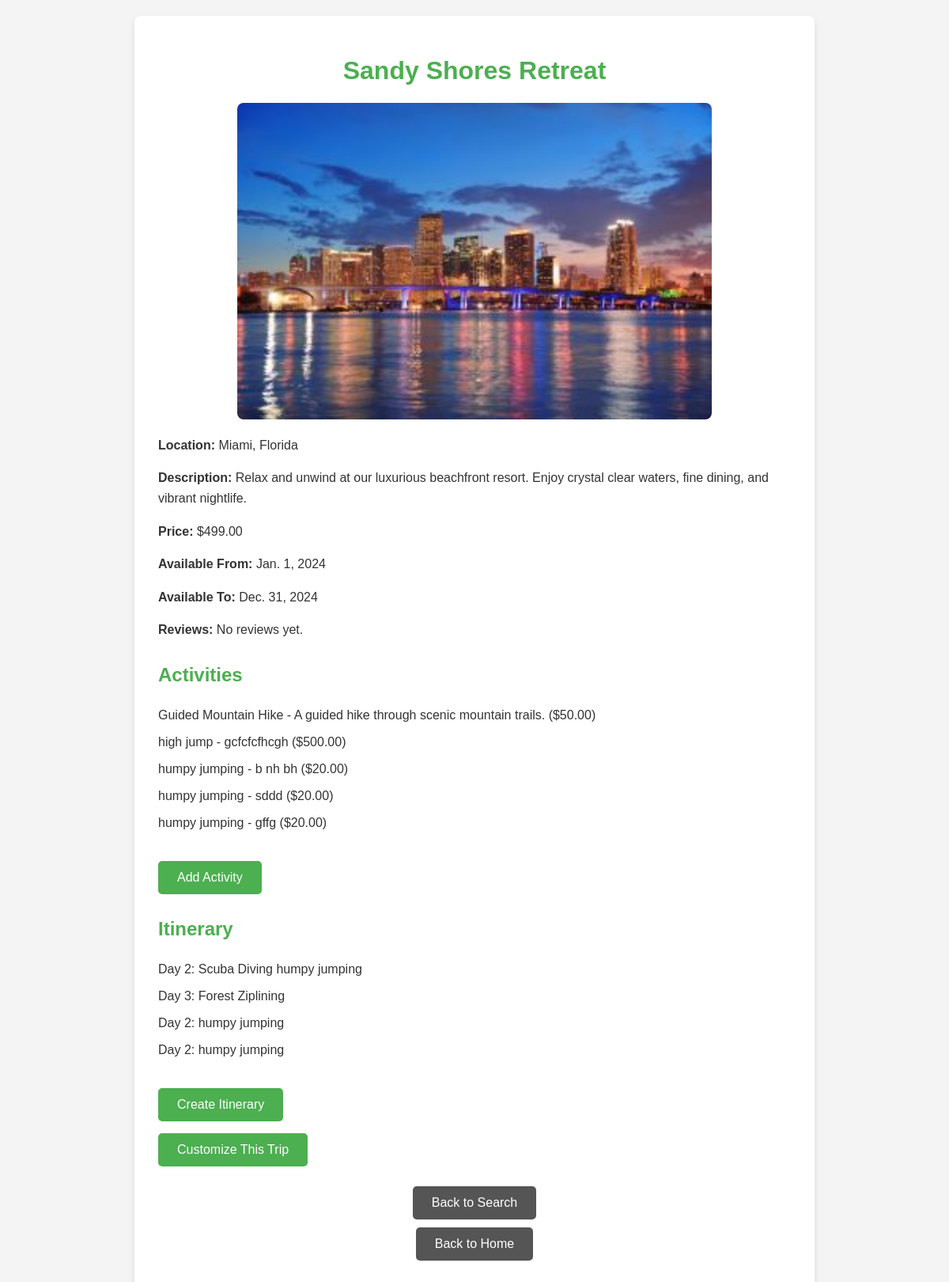
/destination/5/ (signed in), run on the app's committed database.
### Trip_app/models.py (models this page shows, shortened)
class Destination(models.Model):
    name = models.CharField(max_length=100,default='Unknown Destination')
    location = models.CharField(max_length=100,default='Unknown')
    description = models.TextField()
    price = models.DecimalField(max_digits=10, decimal_places=2)
    type = models.CharField(max_length=50, choices=[('Adventure', 'Adventure'), ('Leisure', 'Leisure')],default='Leisure')
    itinerary = models.TextField(default='Itinerary details go here')
    reviews = models.TextField(default='No reviews yet.')
    available_from = models.DateField(default='2024-01-01')
    available_to = models.DateField(default='2024-12-31')
    image = models.ImageField(upload_to='destination_images/', default='destination_images/default_image.jpg')

class Activity(models.Model):
    destination = models.ForeignKey(Destination, related_name='activities', on_delete=models.CASCADE)
    name = models.CharField(max_length=100)
    description = models.TextField()
    price = models.DecimalField(max_digits=10, decimal_places=2)
    duration = models.CharField(max_length=100)  # e.g., '2 hours', 'full day'

class Itinerary(models.Model):
    user = models.ForeignKey(User, related_name='itineraries', on_delete=models.CASCADE)
    trip = models.ForeignKey(Destination, related_name='itineraries', on_delete=models.CASCADE)
    day = models.IntegerField()
    activities = models.ManyToManyField(Activity, related_name='itineraries')

### Trip_app/views.py (the view)
# urls.py: path('destination/<int:pk>/', trip_detail, name='trip_detail'),
@login_required
def trip_detail(request, pk):
    destination = get_object_or_404(Destination, pk=pk)
    return render(request, 'Trip_app/trip_detail.html', {'destination': destination})

### Trip_app/templates/Trip_app/trip_detail.html (shortened to what this page needs)
<!DOCTYPE html>
<html lang="en">
<head>
</head>
<body>
    <div class="container">
        <h1>{{ destination.name }}</h1>
        <img src="{{ destination.image.url }}" alt="{{ destination.name }}" style="width: 100%; max-width: 600px;">
        <p><strong>Location:</strong> {{ destination.location }}</p>
        <p><strong>Description:</strong> {{ destination.description }}</p>
        <p><strong>Price:</strong> ${{ destination.price }}</p>
        <p><strong>Available From:</strong> {{ destination.available_from }}</p>
        <p><strong>Available To:</strong> {{ destination.available_to }}</p>
        <p><strong>Reviews:</strong> {{ destination.reviews }}</p>
        <h2>Activities</h2>
        <ul>
            {% for activity in destination.activities.all %}
                <li>{{ activity.name }} - {{ activity.description }} (${{ activity.price }})</li>
            {% endfor %}
        </ul>
        <a href="{% url 'add_activity' destination.id %}">Add Activity</a>
        <h2>Itinerary</h2>
        <ul>
            {% for itinerary in destination.itineraries.all %}
                <li>Day {{ itinerary.day }}:
                    {% for activity in itinerary.activities.all %}
                        {{ activity.name }}
                    {% endfor %}
                </li>
            {% endfor %}
        </ul>
        <a href="{% url 'add_itinerary' destination.id %}">Create Itinerary</a><br>
        <a href="{% url 'customize_trip' destination.pk %}">Customize This Trip</a><br>
        <div class="back-links">
            <a href="{% url 'destination_search' %}">Back to Search</a><br>
            <a href="{% url 'home' %}">Back to Home</a>
        </div>
    </div>
</body>
</html>

### Trip_app/templates/Trip_app/trip_detail.html (style rules this page uses)
body { font-family: Arial, sans-serif; background-color: #f4f4f4; margin: 0; padding: 0; color: #333; }
.container { background-color: #fff; margin: 20px auto; padding: 30px; max-width: 800px; border-radius: 8px; box-shadow: 0 4px 8px rgba(0, 0, 0, 0.1); }
h1 { text-align: center; color: #4CAF50; }
img { display: block; margin: 20px auto; max-width: 100%; border-radius: 8px; }
p { font-size: 16px; line-height: 1.6; }
strong { font-weight: bold; color: #333; }
h2 { color: #4CAF50; margin-top: 30px; }
ul { list-style-type: none; padding-left: 0; }
li { padding: 8px 0; }
a { display: inline-block; margin-top: 15px; padding: 12px 24px; background-color: #4CAF50; color: white; text-decoration: none; border-radius: 5px; font-size: 16px; transition: background-color 0.3s; }
.back-links { margin-top: 20px; text-align: center; }
.back-links a { background-color: #555; margin: 5px; }

### data on the page
Destination: name "Sandy Shores Retreat", image (picture), location "Miami, Florida", description "Relax and unwind at our luxurious beachfront resort. Enjoy crystal clear waters, fine dining, and vibrant nightlife.", price "499.00", available_from "Jan. 1, 2024", available_to "Dec. 31, 2024", reviews "No reviews yet."
Activity: name "Guided Mountain Hike", description "A guided hike through scenic mountain trails.", price "50.00"
Activity: name "high jump", description "gcfcfcfhcgh", price "500.00"
Activity: name "humpy jumping", description "b nh bh", price "20.00"
Activity: name "humpy jumping", description "sddd", price "20.00"
Activity: name "humpy jumping", description "gffg", price "20.00"
Itinerary: day "2"
Activity: name "Scuba Diving"
Itinerary: day "3"
Activity: name "Forest Ziplining"
Itinerary: day "2"
Activity: name "humpy jumping"
Itinerary: day "2"
